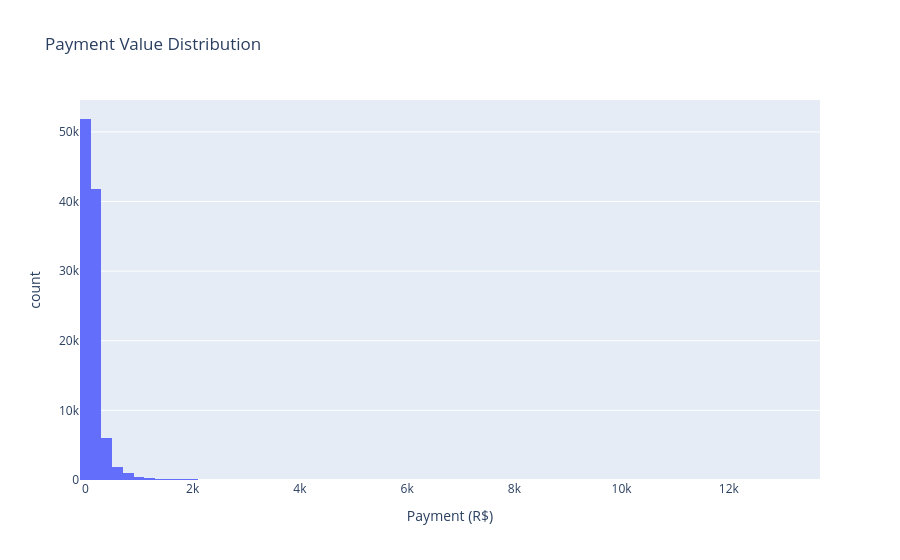

Notebook code cell kept with this figure:
### Code cell
# --- Revenue distribution ---
px.histogram(payments, x="payment_value", nbins=80,
             title="Payment Value Distribution",
             labels={"payment_value": "Payment (R$)"})

### Figure 1 — Plotly figure (JSON) as saved in the notebook; plotly's stock layout.template omitted (floating-point values rounded to 4 significant figures; data arrays with more than 128 entries replaced by an {"elided": "..."} marker saying what was removed)
{"data": [{"bingroup": "x", "hovertemplate": "Payment (R$)=%{x}<br>count=%{y}<extra></extra>", "legendgroup": "", "marker": {"color": "#636efa", "pattern": {"shape": ""}}, "name": "", "nbinsx": 80, "orientation": "v", "showlegend": false, "type": "histogram", "x": {"elided": "103886 float values"}, "xaxis": "x", "yaxis": "y"}], "layout": {"barmode": "relative", "legend": {"tracegroupgap": 0}, "title": {"text": "Payment Value Distribution"}, "xaxis": {"anchor": "y", "domain": [0, 1], "title": {"text": "Payment (R$)"}}, "yaxis": {"anchor": "x", "domain": [0, 1], "title": {"text": "count"}}}}
